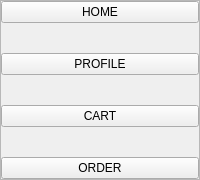
        <widget class="QFrame" name="frame_left_menu">
         <property name="styleSheet">
          <string notr="true"/>
         </property>
         <property name="frameShape">
          <enum>QFrame::StyledPanel</enum>
         </property>
         <property name="frameShadow">
          <enum>QFrame::Raised</enum>
         </property>
         <layout class="QVBoxLayout" name="verticalLayout_2">
          <property name="spacing">
           <number>30</number>
          </property>
          <property name="leftMargin">
           <number>0</number>
          </property>
          <property name="topMargin">
           <number>0</number>
          </property>
          <property name="rightMargin">
           <number>0</number>
          </property>
          <property name="bottomMargin">
           <number>0</number>
          </property>
          <item>
           <widget class="QPushButton" name="homeButton">
            <property name="cursor">
             <cursorShape>OpenHandCursor</cursorShape>
            </property>
            <property name="styleSheet">
             <string notr="true">font: 75 14pt &quot;MS Shell Dlg 2&quot;;
COLOR:rgb(255, 255, 255);
QPushButton#homeButton:hover{
	
	background-color: rgb(255, 255, 255);
	color: rgb(0, 0, 0);
}
</string>
            </property>
            <property name="text">
             <string>HOME</string>
            </property>
            <property name="icon">
             <iconset resource="icon.qrc">
              <normaloff>:/newPrefix/feather (1)/home.svg</normaloff>:/newPrefix/feather (1)/home.svg</iconset>
            </property>
            <property name="iconSize">
             <size>
              <width>40</width>
              <height>40</height>
             </size>
            </property>
           </widget>
          </item>
          <item>
           <widget class="QPushButton" name="profileButton">
            <property name="cursor">
             <cursorShape>OpenHandCursor</cursorShape>
            </property>
            <property name="styleSheet">
             <string notr="true">font: 75 14pt &quot;MS Shell Dlg 2&quot;;
COLOR:rgb(255, 255, 255);
QPushButton#profileButton:hover{
	background-color: qlineargradient(spread:pad, x1:0, y1:0.505682, x2:1, y2:0.477, stop:0 rgba(150, 123, 111, 219), stop:1 rgba(85, 81, 84, 226));
}</string>
            </property>
            <property name="text">
             <string>PROFILE</string>
            </property>
            <property name="icon">
             <iconset resource="icon.qrc">
              <normaloff>:/newPrefix/feather (1)/user.svg</normaloff>:/newPrefix/feather (1)/user.svg</iconset>
            </property>
            <property name="iconSize">
             <size>
              <width>40</width>
              <height>40</height>
             </size>
            </property>
           </widget>
          </item>
          <item>
           <widget class="QPushButton" name="cartButton">
            <property name="cursor">
             <cursorShape>OpenHandCursor</cursorShape>
            </property>
            <property name="styleSheet">
             <string notr="true">font: 75 14pt &quot;MS Shell Dlg 2&quot;;
COLOR:rgb(255, 255, 255);
QPushButton#cartButton:hover{
	background-color: qlineargradient(spread:pad, x1:0, y1:0.505682, x2:1, y2:0.477, stop:0 rgba(150, 123, 111, 219), stop:1 rgba(85, 81, 84, 226));
}</string>
            </property>
            <property name="text">
             <string>CART</string>
            </property>
            <property name="icon">
             <iconset resource="icon.qrc">
              <normaloff>:/newPrefix/feather (1)/shopping-cart.svg</normaloff>:/newPrefix/feather (1)/shopping-cart.svg</iconset>
            </property>
            <property name="iconSize">
             <size>
              <width>40</width>
              <height>40</height>
             </size>
            </property>
           </widget>
          </item>
          <item>
           <widget class="QPushButton" name="orderbutton">
            <property name="cursor">
             <cursorShape>OpenHandCursor</cursorShape>
            </property>
            <property name="styleSheet">
             <string notr="true">font: 75 14pt &quot;MS Shell Dlg 2&quot;;
COLOR:rgb(255, 255, 255);
QPushButton#cartButton:hover{
	background-color: qlineargradient(spread:pad, x1:0, y1:0.505682, x2:1, y2:0.477, stop:0 rgba(150, 123, 111, 219), stop:1 rgba(85, 81, 84, 226));
}</string>
            </property>
            <property name="text">
             <string>ORDER</string>
            </property>
            <property name="icon">
             <iconset resource="icon.qrc">
              <normaloff>:/newPrefix/feather (1)/clipboard.svg</normaloff>:/newPrefix/feather (1)/clipboard.svg</iconset>
            </property>
            <property name="iconSize">
             <size>
              <width>40</width>
              <height>40</height>
             </size>
            </property>
           </widget>
          </item>
         </layout>
        </widget>
